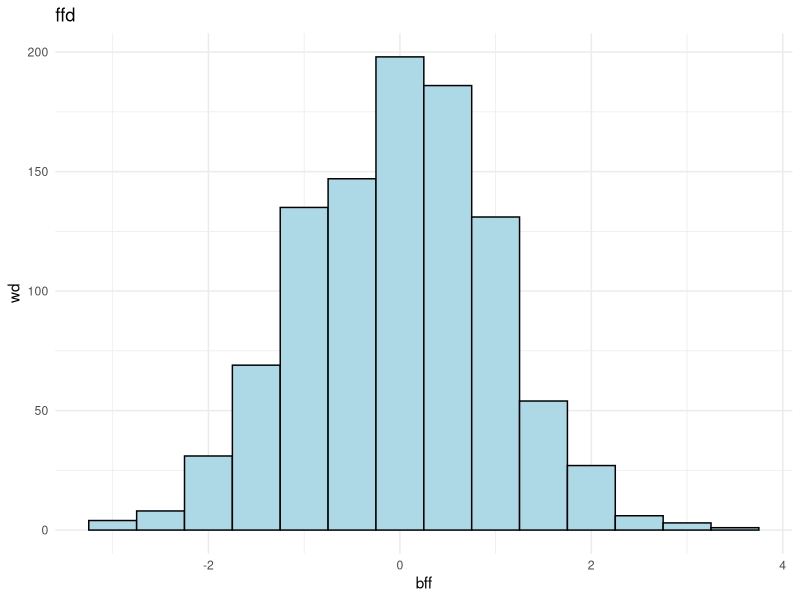
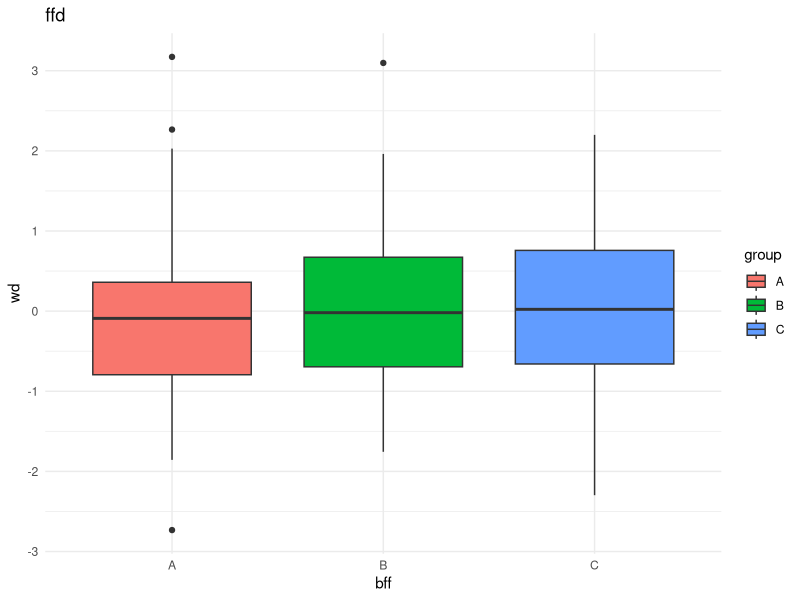

Generate these figures, in order, with R:
# 8. Write an R program to create Histogram and Box plots using ggplot2 package in R.

library(ggplot2)

data<-data.frame(values=rnorm(1000))

ggplot(data,aes(x=values))+geom_histogram(binwidth = 0.5,col="black",fill="lightblue")+labs(title="ffd",x="bff",y="wd")+theme_minimal()

data<-data.frame(group=c('A','B','C'),each=150,values=rnorm(150))

ggplot(data,aes(x=group,y=values,fill=group))+geom_boxplot()+labs(title="ffd",x="bff",y="wd")+theme_minimal()
